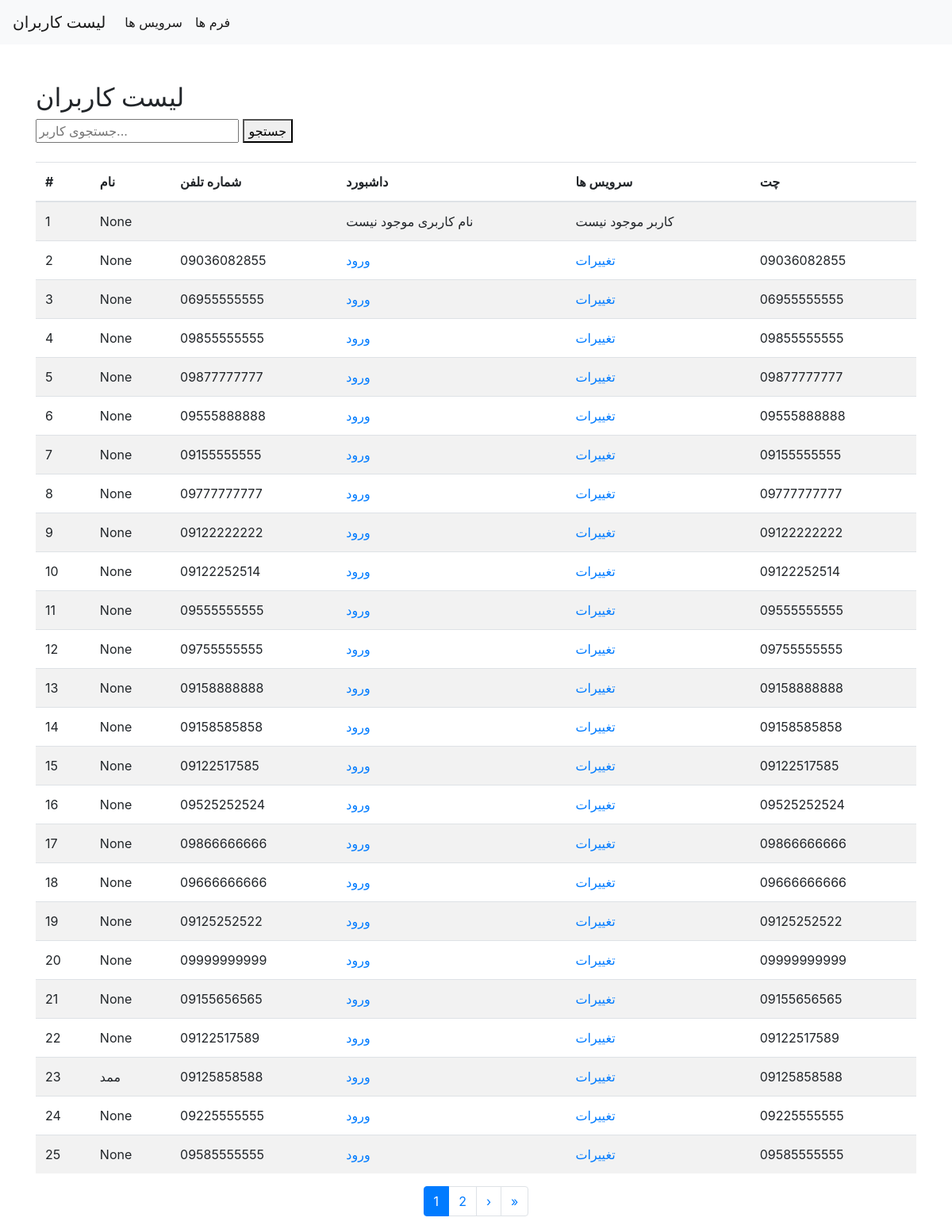
The page /admin-list/ (signed in) on the database its author committed.
### users/models.py (models this page shows)
class Client(AbstractUser):
    name = models.CharField(max_length=120, null=True, blank=True)
    username = models.CharField(max_length=11, unique=True)  # تغییر فیلد username برای ذخیره شماره تلفن
    is_questioned = models.BooleanField(default=False)
    otp = models.IntegerField()
    timestamp = models.DateTimeField(default=now)
    USERNAME_FIELD = 'username'
    REQUIRED_FIELDS = []

### users/admin/user_list.py (the view)
# urls.py: path('admin-list/',user_list,name='userlist'),
def user_list(request):
    if not request.user.is_superuser:
        return JsonResponse({'error': 'دسترسی غیرمجاز'}, status=403)
    search_query = request.POST.get('pk', '') if request.method == "POST" else request.GET.get('search', '')
    if search_query:
        users = Client.objects.filter(username__icontains=search_query) | Client.objects.filter(
            name__icontains=search_query)
    else:
        users = Client.objects.all()  # نمایش تمام کاربران
    paginator = Paginator(users, 25)  # 25 کاربر در هر صفحه
    page_number = request.GET.get('page')  # شماره صفحه از URL
    page_obj = paginator.get_page(page_number)  # دریافت صفحه مورد نظر
    return render(request, 'users/userlist.html', {
        'page_obj': page_obj,
        'search_query': search_query  # ارسال کوئری جستجو به قالب
    })

### users/templates/users/userlist.html (shortened to what this page needs)
<!DOCTYPE html>
<html lang="fa">
<head>
    <link href="https://stackpath.bootstrapcdn.com/bootstrap/4.5.2/css/bootstrap.min.css" rel="stylesheet">
</head>
<body>
<nav class="navbar navbar-expand-lg navbar-light bg-light">
    <a class="navbar-brand" href="http://localhost:8000/admin-list/">لیست کاربران</a>
    <div class="collapse navbar-collapse" id="navbarNavDropdown">
        <ul class="navbar-nav">
            <li class="nav-item active">
                <a class="nav-link" href="http://localhost:8000/admin-service/">سرویس ها </a>
            </li>
            <li class="nav-item active">
                <a class="nav-link" href="#">فرم ها</a>
            </li>
        </ul>
    </div>
</nav>
<div class="container mt-5">
    <h2>لیست کاربران</h2>
    <form method="GET" action="{% url 'userlist' %}">
        <input type="text" name="search" value="{{ search_query }}" placeholder="جستجوی کاربر...">
        <button type="submit">جستجو</button>
    </form>
    <table class="table table-striped mt-4">
        <thead>
        <tr>
            <th>#</th>
            <th>نام</th>
            <th>شماره تلفن</th>
            <th>داشبورد</th>
            <th>سرویس ها</th>
            <th>چت</th>
        </tr>
        </thead>
        <tbody id="user-table-body">
        {% for user in page_obj %}
            <tr>
                <td>{{ forloop.counter }}</td>
                <td>{{ user.name }}</td>
                <td>{{ user.username }}</td>
                {% if user.username %}
                    <td><a href="{% url 'users:dashboard_with_username' username=user.username %}">ورود</a></td>
                {% else %}
                    <td>نام کاربری موجود نیست</td>
                {% endif %}
                {% if user.username %}
                    <td><a href="{% url 'servicelist' username=user.username %}">تغییرات</a></td>
                {% else %}
                    <td>کاربر موجود نیست</td>
                {% endif %}
                <td>{{ user.username }}</td>
            </tr>
        {% empty %}
            <tr>
                <td colspan="3" class="text-center">هیچ کاربری یافت نشد</td>
            </tr>
        {% endfor %}
        </tbody>
    </table>
</div>
<div class="d-flex justify-content-center">
    <nav aria-label="Page navigation example">
        <ul class="pagination">
            {% for i in page_obj.paginator.page_range %}
                {% if page_obj.number == i %}
                    <li class="page-item active" aria-current="page">
                        <span class="page-link">{{ i }}</span>
                    </li>
                {% else %}
                    <li class="page-item">
                        <a class="page-link" href="?page={{ i }}">{{ i }}</a>
                    </li>
                {% endif %}
            {% endfor %}
            {% if page_obj.has_next %}
                <li class="page-item">
                    <a class="page-link" href="?page={{ page_obj.next_page_number }}" aria-label="Next">
                        <span aria-hidden="true">&rsaquo;</span>
                    </a>
                </li>
                <li class="page-item">
                    <a class="page-link" href="?page={{ page_obj.paginator.num_pages }}" aria-label="Last">
                        <span aria-hidden="true">&raquo;</span>
                    </a>
                </li>
            {% endif %}
        </ul>
    </nav>
</div>
</body>
</html>

### rows shown on the page
Client: name "None", username "نام کاربری موجود نیست"
Client: name "None", username "09036082855", shows "ورود", shows "تغییرات"
Client: name "None", username "06955555555", shows "ورود", shows "تغییرات"
Client: name "None", username "09855555555", shows "ورود", shows "تغییرات"
Client: name "None", username "09877777777", shows "ورود", shows "تغییرات"
Client: name "None", username "09555888888", shows "ورود", shows "تغییرات"
Client: name "None", username "09155555555", shows "ورود", shows "تغییرات"
Client: name "None", username "09777777777", shows "ورود", shows "تغییرات"
Client: name "None", username "09122222222", shows "ورود", shows "تغییرات"
Client: name "None", username "09122252514", shows "ورود", shows "تغییرات"
Client: name "None", username "09555555555", shows "ورود", shows "تغییرات"
Client: name "None", username "09755555555", shows "ورود", shows "تغییرات"
Client: name "None", username "09158888888", shows "ورود", shows "تغییرات"
Client: name "None", username "09158585858", shows "ورود", shows "تغییرات"
Client: name "None", username "09122517585", shows "ورود", shows "تغییرات"
Client: name "None", username "09525252524", shows "ورود", shows "تغییرات"
Client: name "None", username "09866666666", shows "ورود", shows "تغییرات"
Client: name "None", username "09666666666", shows "ورود", shows "تغییرات"
Client: name "None", username "09125252522", shows "ورود", shows "تغییرات"
Client: name "None", username "09999999999", shows "ورود", shows "تغییرات"
Client: name "None", username "09155656565", shows "ورود", shows "تغییرات"
Client: name "None", username "09122517589", shows "ورود", shows "تغییرات"
Client: name "ممد", username "09125858588", shows "ورود", shows "تغییرات"
Client: name "None", username "09225555555", shows "ورود", shows "تغییرات"
Client: name "None", username "09585555555", shows "ورود", shows "تغییرات"

### other values the page prints
{{ i }} "1"
{{ i }} "2"
